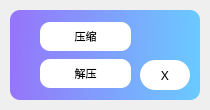
<?xml version="1.0" encoding="UTF-8"?>
<ui version="4.0">
 <class>opinionFrame</class>
 <widget class="QWidget" name="opinionFrame">
  <property name="geometry">
   <rect>
    <x>0</x>
    <y>0</y>
    <width>210</width>
    <height>110</height>
   </rect>
  </property>
  <property name="windowTitle">
   <string>Form</string>
  </property>
  <widget class="QFrame" name="frameshadow">
   <property name="geometry">
    <rect>
     <x>10</x>
     <y>10</y>
     <width>190</width>
     <height>90</height>
    </rect>
   </property>
   <property name="styleSheet">
    <string notr="true">background-color: qlineargradient(spread:reflect, x1:0, y1:0, x2:1, y2:0.0170455, stop:0 rgba(150, 116, 249, 255), stop:1 rgba(106, 201, 255, 255));

border-top-left-radius:10px;

border-top-right-radius:10px;

border-bottom-left-radius:10px;

border-bottom-right-radius:10px;
</string>
   </property>
   <property name="frameShape">
    <enum>QFrame::StyledPanel</enum>
   </property>
   <property name="frameShadow">
    <enum>QFrame::Raised</enum>
   </property>
  </widget>
  <widget class="QPushButton" name="pushButton_close">
   <property name="geometry">
    <rect>
     <x>140</x>
     <y>60</y>
     <width>50</width>
     <height>30</height>
    </rect>
   </property>
   <property name="font">
    <font>
     <family>Century Gothic</family>
     <pointsize>10</pointsize>
     <weight>50</weight>
     <bold>false</bold>
    </font>
   </property>
   <property name="styleSheet">
    <string notr="true">QPushButton#pushButton_close{
border-style:inset;

border-radius:15px;
background-color: rgb(255, 255, 255);

}
QPushButton#pushButton_close:hover{
background-color: rgb(255, 0, 0);
	
	color: rgb(255, 255, 255);
}
</string>
   </property>
   <property name="text">
    <string>X</string>
   </property>
  </widget>
  <widget class="QWidget" name="verticalLayoutWidget">
   <property name="geometry">
    <rect>
     <x>40</x>
     <y>20</y>
     <width>91</width>
     <height>71</height>
    </rect>
   </property>
   <layout class="QVBoxLayout" name="verticalLayout">
    <item>
     <widget class="QPushButton" name="pushButton_txt">
      <property name="font">
       <font>
        <family>苹方 常规</family>
        <pointsize>8</pointsize>
       </font>
      </property>
      <property name="styleSheet">
       <string notr="true">QPushButton#pushButton_txt{
background-color: rgb(255, 255, 255);
border-color: rgb(64, 66, 68);

border-radius:10px;
padding:6px;
}
QPushButton#pushButton_txt:hover{
background-color: rgb(0, 255, 127);


border-width:2px;
border-radius:10px;
padding:6px;
color: rgb(255, 255, 255);
}
</string>
      </property>
      <property name="text">
       <string>压缩</string>
      </property>
     </widget>
    </item>
    <item>
     <widget class="QPushButton" name="pushButton_huf">
      <property name="font">
       <font>
        <family>苹方 常规</family>
        <pointsize>8</pointsize>
       </font>
      </property>
      <property name="styleSheet">
       <string notr="true">QPushButton#pushButton_huf{
background-color: rgb(255, 255, 255);
border-color: rgb(64, 66, 68);

border-radius:10px;
padding:6px;
}
QPushButton#pushButton_huf:hover{

background-color: rgb(0, 255, 127);
border-radius:10px;
padding:6px;
color: rgb(255, 255, 255);
}</string>
      </property>
      <property name="text">
       <string>解压</string>
      </property>
     </widget>
    </item>
   </layout>
  </widget>
 </widget>
 <resources/>
 <connections/>
</ui>
